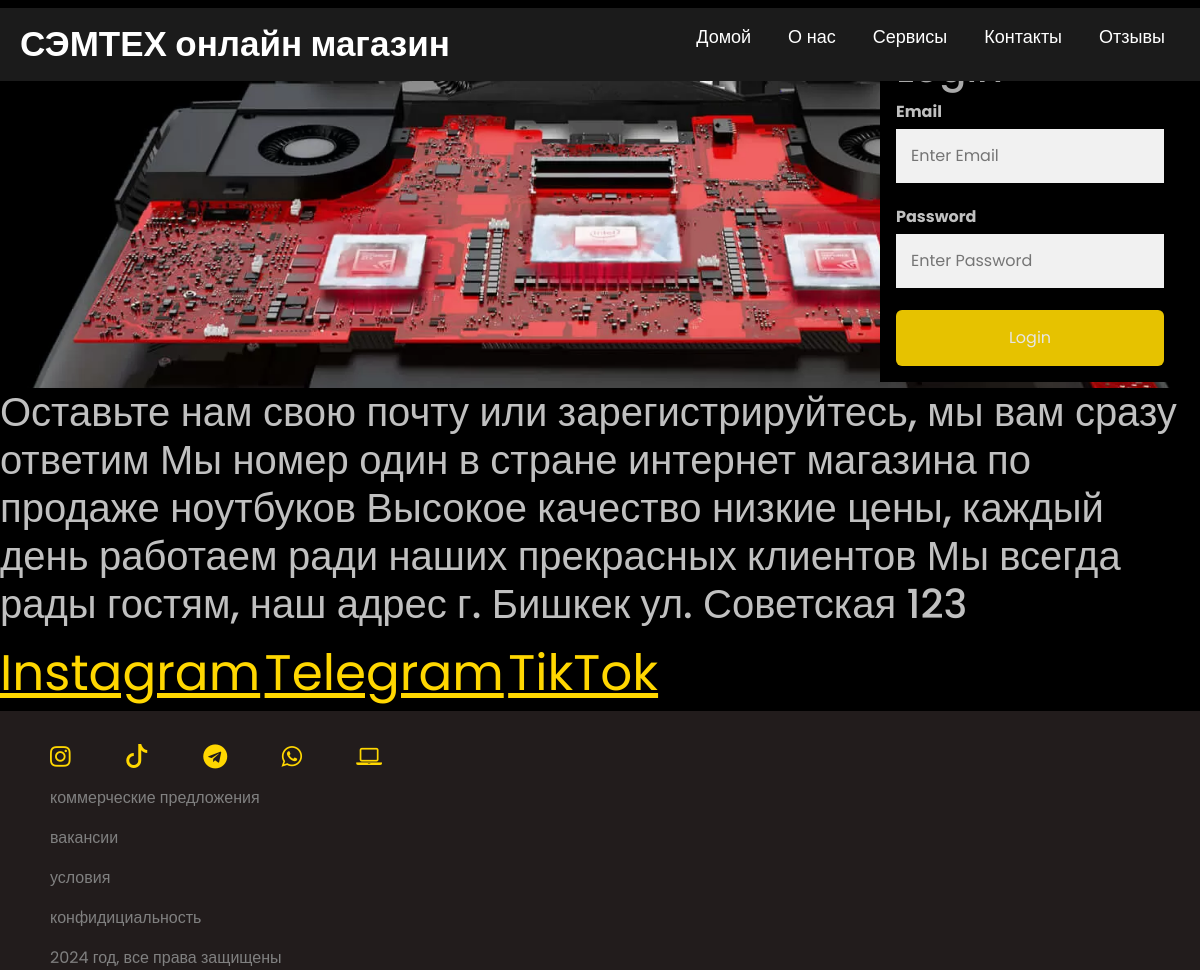
The page /kontakty on the database its author committed.
### shop/models.py (models this page shows, shortened)
class Kontakty(models.Model):
    name = models.CharField(max_length=100)
    image = models.ImageField(upload_to='kontakty/')
    description = models.TextField(max_length=10000)

### shop/views.py (the view)
# urls.py: path('kontakty', views.kontakty, name='kontakty'),
def kontakty(requests):
    kontakty = Kontakty.objects.all()
    context = {
        'kontakty': kontakty
    }
    return render(requests, 'main/kontakty.html', context)

### templates/main/kontakty.html (shortened to what this page needs)
<!DOCTYPE html>
<html lang="en">
<head>
    <link rel="stylesheet" href="style.css">
<link rel="stylesheet" href="https://cdnjs.cloudflare.com/ajax/libs/font-awesome/5.15.2/css/all.min.css"/>
  <link href="https://cdn.jsdelivr.net/npm/bootstrap@5.3.3/dist/css/bootstrap.min.css" rel="stylesheet">
  <link rel="stylesheet" href="https://cdnjs.cloudflare.com/ajax/libs/font-awesome/4.7.0/css/font-awesome.min.css">
  <link rel="stylesheet" href="https://cdn.jsdelivr.net/npm/bootstrap-icons@1.7.2/font/bootstrap-icons.css">
</head>
<body>
    <nav>
        <div class="menu">
        <div class="logo">
        <a href="#">СЭМТЕХ онлайн магазин</a>
        </div>
        <ul>
        <li><a href="{% url 'main:home' %}">Домой</a></li>
        <li><a href="{% url 'main:about' %}">О нас</a></li>
        <li><a href="{% url 'main:service' %}">Сервисы</a></li>
        <li><a href="{% url 'main:kontakty' %}">Контакты</a></li>
        <li><a href="{% url 'main:otzyvy' %}">Отзывы</a></li>
        </ul>
        </div>
        </nav>
            {% for b in kontakty %}
            <div class="bg-img"; style="background-image: url('{{ b.image.url }}');">
              <form action="/action_page.php" class="container">
                <h1 style="color: darkgray;">Login</h1>
                <label for="email"><b style="color: silver;">Email</b></label>
                <input type="text" placeholder="Enter Email" name="email" required>
                <label for="psw"><b style="color: silver;">Password</b></label>
                <input type="password" placeholder="Enter Password" name="psw" required>
                <button type="submit" class="btn">Login</button>
              </form>
            </div>
            <h1 style="color: silver;">{{ b.description }}</h1>
            {% endfor %}
        <a href="#">Instagram</a>
        <a href="#">Telegram</a>
        <a href="#">TikTok</a>
</body>
<footer>
     <a href="https://www.instagram.com/semeverlasting?igsh=MWI3M2F6eml5OXVnbA=="><span id="boot-icon" class="fa fa-instagram" style="font-size:24px"></span></a>
    <span id="boot-icon" class="bi bi-tiktok" style="font-size:24px"></span>
    <span id="boot-icon" style="font-size:24px" class="fa fa-telegram"></span>
    <span id="boot-icon" style="font-size:24px" class="fa fa-whatsapp"></span>
    <span id="boot-icon" style="font-size:24px" class="fa fa-laptop"></span>
    <p>коммерческие предложения</p>
    <p>вакансии</p>
    <p>условия</p>
    <p>конфидициальность</p>
    <p>2024 год, все права защищены</p>
  </footer>
</html>

### static/css/style.css (style rules this page uses)
* { margin: 0; padding: 0; box-sizing: border-box; font-family: 'Poppins',sans-serif; }
nav { position: fixed; background: #1b1b1b; width: 100%; padding: 10px 0; z-index: 12; }
nav .menu { max-width: 1250px; margin: auto; display: flex; align-items: center; justify-content: space-between; padding: 0 20px; }
.menu .logo a { text-decoration: none; color: #fff; font-size: 35px; font-weight: 600; }
.menu ul { display: inline-flex; }
.menu ul li { list-style: none; margin-left: 7px; }
.menu ul li:first-child { margin-left: 0px; }
.menu ul li a { text-decoration: none; color: #fff; font-size: 18px; font-weight: 500; padding: 8px 15px; border-radius: 5px; transition: all 0.3s ease; }
footer { background-color: rgb(34, 28, 28); }

### templates/main/kontakty.html (style rules this page uses)
body { background-color: black; }
* { margin: 0; padding: 0; box-sizing: border-box; font-family: 'Poppins',sans-serif; }
nav { position: fixed; background: #1b1b1b; width: 100%; padding: 10px 0; z-index: 12; }
nav .menu { max-width: 1250px; margin: auto; display: flex; align-items: center; justify-content: space-between; padding: 0 20px; }
.menu .logo a { text-decoration: none; color: #fff; font-size: 35px; font-weight: 600; }
.menu ul { display: inline-flex; }
.menu ul li { list-style: none; margin-left: 7px; }
.menu ul li:first-child { margin-left: 0px; }
.menu ul li a { text-decoration: none; color: #fff; font-size: 18px; font-weight: 500; padding: 8px 15px; border-radius: 5px; transition: all 0.3s ease; }
footer { background-color: rgb(34, 28, 28); }
body, html { height: 100%; font-family: Arial, Helvetica, sans-serif; }
* { box-sizing: border-box; }
.container { position: absolute; right: 0; margin: 20px; max-width: 300px; padding: 16px; background-color: black; }
input[type=text], input[type=password] { width: 100%; padding: 15px; margin: 5px 0 22px 0; border: none; background: #f1f1f1; }
.btn { background-color: gold; color: white; padding: 16px 20px; border: none; cursor: pointer; width: 100%; opacity: 0.9; }
a { color: gold; font-size: 50px; }
.bg-img { min-height: 380px; background-position: center; background-repeat: no-repeat; background-size: cover; position: relative; }
p { color: grey; margin-left: 50px; }
span { margin-left: 50px; color: gold }

### rows shown on the page
Kontakty: image (picture), description "Оставьте нам свою почту или зарегистрируйтесь, мы вам сразу ответим Мы номер один в стране интернет магазина по продаже ноутбуков Высокое качество низкие цены, каждый день работаем ради наших прекрасных клиентов Мы всегда рады гостям, наш адрес г. Бишкек ул. Советская 123"
